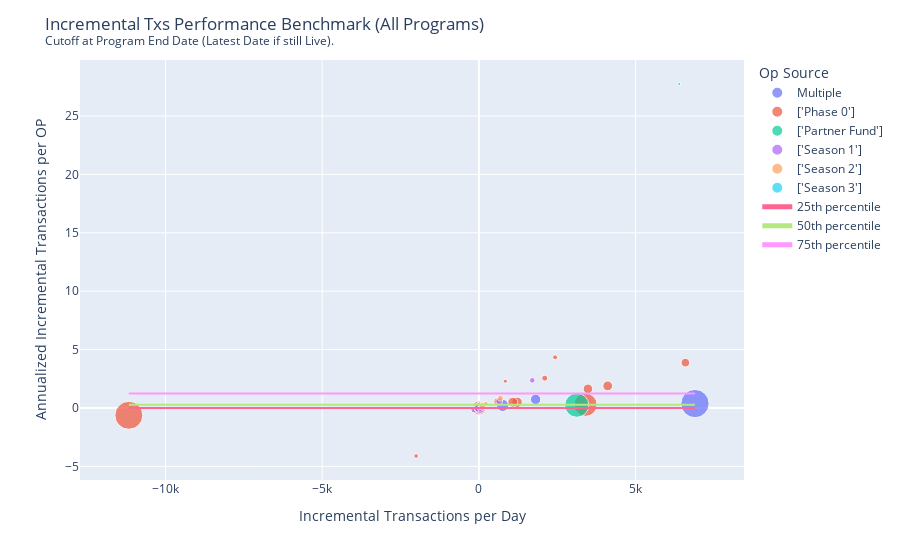

Source (notebook cell):
### Markdown cell above
### Transactions Benchmark

### Code cell
layout_settings = {
    "title": "Incremental Txs Performance Benchmark (All Programs)<br><sup>Cutoff at Program End Date (Latest Date if still Live).</sup>",
    "xaxis_title": "Incremental Transactions per Day",
    "yaxis_title": "Annualized Incremental Transactions per OP",
    "legend_title": "Op Source",
}

df = cleanup_data()

plot_benchmark(
    df,
    x="incremental_txs_per_day",
    y="incremental_txs_annualized_per_op",
    size="op_deployed",
    layout_settings=layout_settings,
)

### Figure 1 — Plotly figure (JSON) as saved in the notebook; plotly's stock layout.template omitted (floating-point values rounded to 4 significant figures)
{"data": [{"hovertemplate": "<b>%{hovertext}</b><br><br>op_source_map=Multiple<br>incremental_txs_per_day=%{x}<br>incremental_txs_annualized_per_op=%{y}<br>op_deployed=%{marker.size}<extra></extra>", "hovertext": ["Velodrome", "Thales", "PoolTogether"], "legendgroup": "Multiple", "marker": {"color": "#636efa", "size": [6654000.0, 1241000.0, 897039], "sizemode": "area", "sizeref": 16640.0, "symbol": "circle"}, "mode": "markers", "name": "Multiple", "orientation": "v", "showlegend": true, "type": "scatter", "x": [6894.0, 756.3, 1810.0], "xaxis": "x", "y": [0.3782, 0.2224, 0.7364], "yaxis": "y"}, {"hovertemplate": "<b>%{hovertext}</b><br><br>op_source_map=['Phase 0']<br>incremental_txs_per_day=%{x}<br>incremental_txs_annualized_per_op=%{y}<br>op_deployed=%{marker.size}<extra></extra>", "hovertext": ["Perpetual Protocol", "Rubicon", "Layer2DAO", "Stargate Finance", "Lyra", "WePiggy", "Kwenta", "Celer", "Slingshot", "Synthetix", "Pika Protocol", "1inch", "Aelin", "Polynomial Protocol", "Hop Protocol", "Uniswap", "Clipper"], "legendgroup": "['Phase 0']", "marker": {"color": "#EF553B", "size": [6514000.0, 793900.0, 699700.0, 619700.0, 1613000.0, 300000.0, 911571, 220001, 134336, 4469000.0, 776728, 300000, 900000.0, 378600.0, 204700.0, 800000.0, 177934], "sizemode": "area", "sizeref": 16640.0, "symbol": "circle"}, "mode": "markers", "name": "['Phase 0']", "orientation": "v", "showlegend": true, "type": "scatter", "x": [-11170.0, 4110.0, 13.47, 6588.0, 4.432, 39.35, 1219.0, 163.9, 843.6, 3403.0, 3478.0, 2100.0, 7.833, 582.9, 2432.0, 1082.0, -2004.0], "xaxis": "x", "y": [-0.6258, 1.89, 0.007, 3.88, 0.001, 0.0479, 0.4882, 0.2719, 2.292, 0.2779, 1.635, 2.556, 0.0032, 0.5619, 4.335, 0.4935, -4.11], "yaxis": "y"}, {"hovertemplate": "<b>%{hovertext}</b><br><br>op_source_map=['Partner Fund']<br>incremental_txs_per_day=%{x}<br>incremental_txs_annualized_per_op=%{y}<br>op_deployed=%{marker.size}<extra></extra>", "hovertext": ["Aave", "Arrakis Finance", "Gamma", "Lido", "Quests on Coinbase Wallet"], "legendgroup": "['Partner Fund']", "marker": {"color": "#00cc96", "size": [4827000.0, 204200.0, 0, 124875, 0], "sizemode": "area", "sizeref": 16640.0, "symbol": "circle"}, "mode": "markers", "name": "['Partner Fund']", "orientation": "v", "showlegend": true, "type": "scatter", "x": [3123.0, 4.373, 111.6, -23.74, 594.2], "xaxis": "x", "y": [0.2361, 0.0078, null, -0.0694, null], "yaxis": "y"}, {"hovertemplate": "<b>%{hovertext}</b><br><br>op_source_map=['Season 1']<br>incremental_txs_per_day=%{x}<br>incremental_txs_annualized_per_op=%{y}<br>op_deployed=%{marker.size}<extra></extra>", "hovertext": ["Pickle Finance", "Beefy Finance", "XToken", "Beethoven X", "Hundred Finance", "dForce", "WardenSwap", "Mean Finance", "QiDao"], "legendgroup": "['Season 1']", "marker": {"color": "#ab63fa", "size": [92600, 364000.0, 1010000.0, 262700.0, 161300.0, 592100.0, 10000, 34650.0, 397100.0], "sizemode": "area", "sizeref": 16640.0, "symbol": "circle"}, "mode": "markers", "name": "['Season 1']", "orientation": "v", "showlegend": true, "type": "scatter", "x": [68.13, -148.3, 17.84, 1703.0, 53.93, -5.151, -6.968, 6.5, 649.9], "xaxis": "x", "y": [0.2686, -0.1487, 0.0064, 2.366, 0.122, -0.0032, -0.2543, 0.0685, 0.5974], "yaxis": "y"}, {"hovertemplate": "<b>%{hovertext}</b><br><br>op_source_map=['Season 2']<br>incremental_txs_per_day=%{x}<br>incremental_txs_annualized_per_op=%{y}<br>op_deployed=%{marker.size}<extra></extra>", "hovertext": ["OptiChads", "Revert Finance", "dHedge", "Alchemix", "Rainbow", "Sushi", "Yearn"], "legendgroup": "['Season 2']", "marker": {"color": "#FFA15A", "size": [62930.0, 240800.0, 380900.0, 36930.0, 114900.0, 50000.0, 300000], "sizemode": "area", "sizeref": 16640.0, "symbol": "circle"}, "mode": "markers", "name": "['Season 2']", "orientation": "v", "showlegend": true, "type": "scatter", "x": [-8.681, 217.6, 109.3, 6.723, 108.6, 642.4, 687.7], "xaxis": "x", "y": [-0.0504, 0.3298, 0.1048, 0.0664, 0.3449, 4.69, 0.8368], "yaxis": "y"}, {"hovertemplate": "<b>%{hovertext}</b><br><br>op_source_map=['Season 3']<br>incremental_txs_per_day=%{x}<br>incremental_txs_annualized_per_op=%{y}<br>op_deployed=%{marker.size}<extra></extra>", "hovertext": ["Geo Web", "Rabbithole"], "legendgroup": "['Season 3']", "marker": {"color": "#19d3f3", "size": [21490.0, 84100.0], "sizemode": "area", "sizeref": 16640.0, "symbol": "circle"}, "mode": "markers", "name": "['Season 3']", "orientation": "v", "showlegend": true, "type": "scatter", "x": [5.395, 6390.0], "xaxis": "x", "y": [0.0916, 27.73], "yaxis": "y"}, {"mode": "lines", "name": "25th percentile", "type": "scatter", "x": [-11170.0, 6894.0], "y": [0.0074, 0.0074]}, {"mode": "lines", "name": "50th percentile", "type": "scatter", "x": [-11170.0, 6894.0], "y": [0.2719, 0.2719]}, {"mode": "lines", "name": "75th percentile", "type": "scatter", "x": [-11170.0, 6894.0], "y": [1.236, 1.236]}], "layout": {"legend": {"itemsizing": "constant", "title": {"text": "Op Source"}, "tracegroupgap": 0}, "margin": {"t": 60}, "title": {"text": "Incremental Txs Performance Benchmark (All Programs)<br><sup>Cutoff at Program End Date (Latest Date if still Live).</sup>"}, "xaxis": {"anchor": "y", "domain": [0, 1], "title": {"text": "Incremental Transactions per Day"}}, "yaxis": {"anchor": "x", "domain": [0, 1], "title": {"text": "Annualized Incremental Transactions per OP"}}}}
